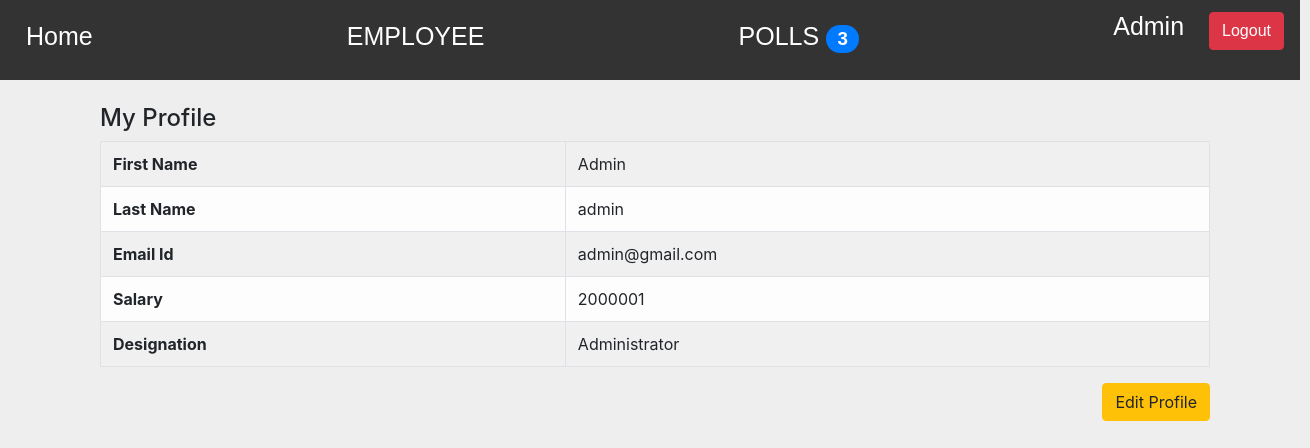
/profile/ (signed in), run on the app's committed database.
### employee/models.py (models this page shows, shortened)
class Profile(models.Model):
    User = models.OneToOneField(User, on_delete=models.CASCADE)
    designation = models.CharField(max_length=20, null=False, blank=False)
    salary = models.IntegerField(null=True, blank=True)
    class Meta:
        ordering = ('-salary',)

### employee/views.py (the view)
# urls.py: path('profile/', MyProfile.as_view(), name="my_profile"),
class MyProfile(DetailView):
    template_name = 'auth/profile.html'
    def get_object(self):
        return self.request.user.profile

### poll/context_processors.py (called while the page is built)
def polls_count(request):
    count = Question.objects.count()
    return {"polls_count":count}

### poll/templatetags/poll_extras.py (called while the page is built)
def upper(value):
    return value.upper()

### ems/templates/auth/profile.html
{% extends 'base.html' %}
{% block content %}
<br>
<h4>My Profile</h4>
 <table class="table table-light table-bordered table-striped">
  <tbody>
   <tr>
     <th>First Name</th>
     <td>{{object.User.first_name}}</td>
   </tr>
   <tr>
     <th>Last Name</th>
     <td>{{object.User.last_name}}</td>
   </tr>
   <tr>
     <th>Email Id</th>
     <td>{{user.email}}</td>
   </tr>
   <tr>
     <th>Salary</th>
     <td>{{object.salary}}</td>
   </tr>
   <tr>
     <th>Designation</th>
     <td>{{object.designation}}</td>
   </tr>
   </tbody>
   </table>
   <div class="text-right">
    <a class="btn btn-warning" href="{% url 'update_profile' %}">Edit Profile</a>
   </div>
{% endblock content %}

### ems/templates/header.html (shortened to what this page needs)
{% load poll_extras %}
<!DOCTYPE html>
<html>
<head>
<link rel="stylesheet" href="https://cdnjs.cloudflare.com/ajax/libs/font-awesome/4.7.0/css/font-awesome.min.css">
</head>
<body>
<div class="navbar">
  <a href="#home">Home</a>
  <a href="{% url 'employee_list' %}">{{ "employee" | upper }}</a>
  <a href="{% url 'polls_list' %}">{{ "Polls" | upper }}
  <span class="badge badge-primary badge-pill">{{polls_count}}</span>
  </a>
  <div class="text-right">
  <form method="POST" action="/logout/">
		<a href="{% url 'my_profile' %}">
		<span class="mr-sm-2" style="color:white">{{request.user.first_name}}</span>
		</a>
		<input type="submit" class="btn btn-danger" value="Logout">
	</form>
  </div>
</div>
</body>
</html>

### ems/static/css/custom.css (style rules this page uses)
body { background: #eee !important; }

### ems/templates/header.html (style rules this page uses)
.navbar { background-color: #333; font-family: Arial, Helvetica, sans-serif; align-items: unset; width:1300px; height:80px; }
.navbar a { color: white; font-size: 25px; color: white; padding: 10px 10px; text-decoration: none; }

### data on the page
Profile: User.first_name "Admin", User.last_name "admin", salary "2000001", designation "Administrator"

### other printed values
{{ "employee" | upper }} "EMPLOYEE"
{{ "Polls" | upper }} "POLLS"
{{ polls_count }} "3"
{{ request.user.first_name }} "Admin"
{{ user.email }} "admin@gmail.com"
